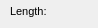
      <widget class="QWidget" name="page">
       <property name="geometry">
        <rect>
         <x>0</x>
         <y>0</y>
         <width>98</width>
         <height>28</height>
        </rect>
       </property>
       <attribute name="label">
        <string>Specific information</string>
       </attribute>
       <widget class="QLineEdit" name="sander_depth">
        <property name="geometry">
         <rect>
          <x>110</x>
          <y>50</y>
          <width>160</width>
          <height>18</height>
         </rect>
        </property>
        <property name="inputMask">
         <string/>
        </property>
        <property name="text">
         <string/>
        </property>
        <property name="frame">
         <bool>true</bool>
        </property>
       </widget>
       <widget class="QLabel" name="label_sander_depth">
        <property name="geometry">
         <rect>
          <x>10</x>
          <y>50</y>
          <width>91</width>
          <height>22</height>
         </rect>
        </property>
        <property name="font">
         <font>
          <pointsize>8</pointsize>
         </font>
        </property>
        <property name="frameShape">
         <enum>QFrame::NoFrame</enum>
        </property>
        <property name="frameShadow">
         <enum>QFrame::Plain</enum>
        </property>
        <property name="text">
         <string>Sander depth:</string>
        </property>
        <property name="textFormat">
         <enum>Qt::AutoText</enum>
        </property>
        <property name="scaledContents">
         <bool>false</bool>
        </property>
        <property name="alignment">
         <set>Qt::AlignLeading|Qt::AlignLeft|Qt::AlignVCenter</set>
        </property>
        <property name="margin">
         <number>3</number>
        </property>
       </widget>
       <widget class="QLabel" name="label_prot_surface">
        <property name="geometry">
         <rect>
          <x>335</x>
          <y>-5</y>
          <width>111</width>
          <height>41</height>
         </rect>
        </property>
        <property name="font">
         <font>
          <pointsize>8</pointsize>
         </font>
        </property>
        <property name="frameShape">
         <enum>QFrame::NoFrame</enum>
        </property>
        <property name="frameShadow">
         <enum>QFrame::Plain</enum>
        </property>
        <property name="text">
         <string>Protection surface:</string>
        </property>
        <property name="textFormat">
         <enum>Qt::AutoText</enum>
        </property>
        <property name="scaledContents">
         <bool>false</bool>
        </property>
        <property name="alignment">
         <set>Qt::AlignLeading|Qt::AlignLeft|Qt::AlignVCenter</set>
        </property>
        <property name="wordWrap">
         <bool>true</bool>
        </property>
        <property name="margin">
         <number>3</number>
        </property>
       </widget>
       <widget class="QCheckBox" name="inlet">
        <property name="geometry">
         <rect>
          <x>445</x>
          <y>35</y>
          <width>61</width>
          <height>17</height>
         </rect>
        </property>
        <property name="text">
         <string/>
        </property>
       </widget>
       <widget class="QCheckBox" name="bottom_channel">
        <property name="geometry">
         <rect>
          <x>445</x>
          <y>60</y>
          <width>101</width>
          <height>17</height>
         </rect>
        </property>
        <property name="text">
         <string/>
        </property>
       </widget>
       <widget class="QLabel" name="label_accessibility">
        <property name="geometry">
         <rect>
          <x>10</x>
          <y>75</y>
          <width>91</width>
          <height>22</height>
         </rect>
        </property>
        <property name="font">
         <font>
          <pointsize>8</pointsize>
         </font>
        </property>
        <property name="frameShape">
         <enum>QFrame::NoFrame</enum>
        </property>
        <property name="frameShadow">
         <enum>QFrame::Plain</enum>
        </property>
        <property name="text">
         <string>Accessibility:</string>
        </property>
        <property name="textFormat">
         <enum>Qt::AutoText</enum>
        </property>
        <property name="scaledContents">
         <bool>false</bool>
        </property>
        <property name="alignment">
         <set>Qt::AlignLeading|Qt::AlignLeft|Qt::AlignVCenter</set>
        </property>
        <property name="margin">
         <number>3</number>
        </property>
       </widget>
       <widget class="QLineEdit" name="length">
        <property name="geometry">
         <rect>
          <x>110</x>
          <y>0</y>
          <width>160</width>
          <height>18</height>
         </rect>
        </property>
        <property name="inputMask">
         <string/>
        </property>
        <property name="text">
         <string/>
        </property>
        <property name="frame">
         <bool>true</bool>
        </property>
       </widget>
       <widget class="QLabel" name="label_length">
        <property name="geometry">
         <rect>
          <x>10</x>
          <y>0</y>
          <width>91</width>
          <height>22</height>
         </rect>
        </property>
        <property name="font">
         <font>
          <pointsize>8</pointsize>
         </font>
        </property>
        <property name="frameShape">
         <enum>QFrame::NoFrame</enum>
        </property>
        <property name="frameShadow">
         <enum>QFrame::Plain</enum>
        </property>
        <property name="text">
         <string>Length:</string>
        </property>
        <property name="textFormat">
         <enum>Qt::AutoText</enum>
        </property>
        <property name="scaledContents">
         <bool>false</bool>
        </property>
        <property name="alignment">
         <set>Qt::AlignLeading|Qt::AlignLeft|Qt::AlignVCenter</set>
        </property>
        <property name="margin">
         <number>3</number>
        </property>
       </widget>
       <widget class="QLineEdit" name="width">
        <property name="geometry">
         <rect>
          <x>110</x>
          <y>25</y>
          <width>160</width>
          <height>18</height>
         </rect>
        </property>
        <property name="inputMask">
         <string/>
        </property>
        <property name="text">
         <string/>
        </property>
        <property name="frame">
         <bool>true</bool>
        </property>
       </widget>
       <widget class="QLabel" name="label_width">
        <property name="geometry">
         <rect>
          <x>10</x>
          <y>25</y>
          <width>91</width>
          <height>22</height>
         </rect>
        </property>
        <property name="font">
         <font>
          <pointsize>8</pointsize>
         </font>
        </property>
        <property name="frameShape">
         <enum>QFrame::NoFrame</enum>
        </property>
        <property name="frameShadow">
         <enum>QFrame::Plain</enum>
        </property>
        <property name="text">
         <string>Width:</string>
        </property>
        <property name="textFormat">
         <enum>Qt::AutoText</enum>
        </property>
        <property name="scaledContents">
         <bool>false</bool>
        </property>
        <property name="alignment">
         <set>Qt::AlignLeading|Qt::AlignLeft|Qt::AlignVCenter</set>
        </property>
        <property name="margin">
         <number>3</number>
        </property>
       </widget>
       <widget class="QCheckBox" name="prot_surface">
        <property name="geometry">
         <rect>
          <x>445</x>
          <y>10</y>
          <width>101</width>
          <height>17</height>
         </rect>
        </property>
        <property name="text">
         <string/>
        </property>
       </widget>
       <widget class="QLabel" name="label_inlet">
        <property name="geometry">
         <rect>
          <x>335</x>
          <y>30</y>
          <width>111</width>
          <height>31</height>
         </rect>
        </property>
        <property name="font">
         <font>
          <pointsize>8</pointsize>
         </font>
        </property>
        <property name="frameShape">
         <enum>QFrame::NoFrame</enum>
        </property>
        <property name="frameShadow">
         <enum>QFrame::Plain</enum>
        </property>
        <property name="text">
         <string>Inlet:</string>
        </property>
        <property name="textFormat">
         <enum>Qt::AutoText</enum>
        </property>
        <property name="scaledContents">
         <bool>false</bool>
        </property>
        <property name="alignment">
         <set>Qt::AlignLeading|Qt::AlignLeft|Qt::AlignVCenter</set>
        </property>
        <property name="wordWrap">
         <bool>true</bool>
        </property>
        <property name="margin">
         <number>3</number>
        </property>
       </widget>
       <widget class="QLabel" name="label_bottom_channel">
        <property name="geometry">
         <rect>
          <x>335</x>
          <y>55</y>
          <width>111</width>
          <height>31</height>
         </rect>
        </property>
        <property name="font">
         <font>
          <pointsize>8</pointsize>
         </font>
        </property>
        <property name="frameShape">
         <enum>QFrame::NoFrame</enum>
        </property>
        <property name="frameShadow">
         <enum>QFrame::Plain</enum>
        </property>
        <property name="text">
         <string>Bottom channel:</string>
        </property>
        <property name="textFormat">
         <enum>Qt::AutoText</enum>
        </property>
        <property name="scaledContents">
         <bool>false</bool>
        </property>
        <property name="alignment">
         <set>Qt::AlignLeading|Qt::AlignLeft|Qt::AlignVCenter</set>
        </property>
        <property name="wordWrap">
         <bool>true</bool>
        </property>
        <property name="margin">
         <number>3</number>
        </property>
       </widget>
       <widget class="QComboBox" name="accessibility">
        <property name="geometry">
         <rect>
          <x>110</x>
          <y>75</y>
          <width>160</width>
          <height>18</height>
         </rect>
        </property>
       </widget>
      </widget>
